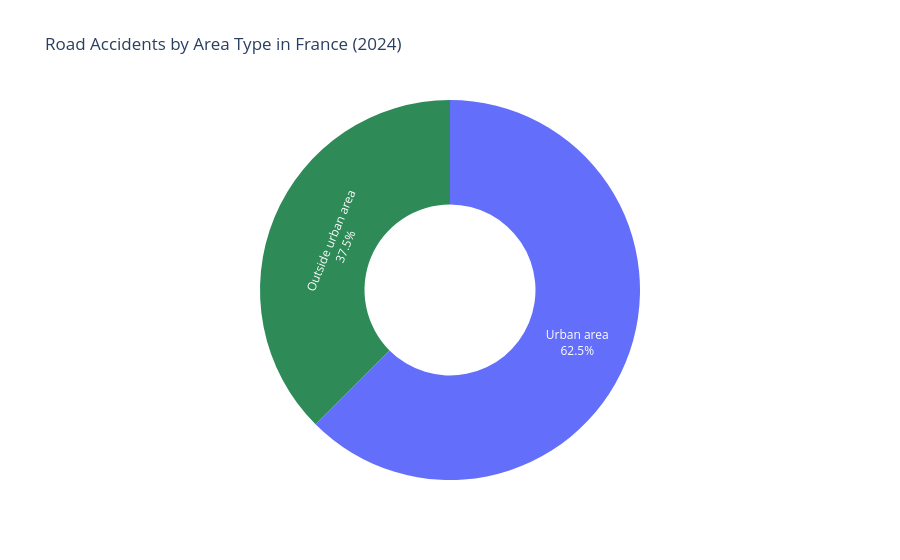

Notebook source saved alongside this figure:
### Code cell
fig = px.pie(
    area_accidents,
    names="area_type",
    values="Accidents",
    hole=0.45,
    title="Road Accidents by Area Type in France (2024)",
    color="area_type",
    color_discrete_map={
        "Urban area": "#636EFA",
        "Outside urban area": "#2E8B57"
    }
)

fig.update_traces(
    textinfo="percent+label",
    hovertemplate="%{label}<br>Accidents: %{value:,}<br>Share: %{percent}<extra></extra>"
)

fig.update_layout(
    template="plotly_white",
    showlegend=False
)

fig.show()

### Figure 1 — Plotly figure (JSON) as saved in the notebook; plotly's stock layout.template omitted (floating-point values rounded to 4 significant figures)
{"data": [{"customdata": [["Urban area"], ["Outside urban area"]], "domain": {"x": [0, 1], "y": [0, 1]}, "hole": 0.45, "hovertemplate": "%{label}<br>Accidents: %{value:,}<br>Share: %{percent}<extra></extra>", "labels": ["Urban area", "Outside urban area"], "legendgroup": "", "marker": {"colors": ["#636EFA", "#2E8B57"]}, "name": "", "showlegend": true, "textinfo": "percent+label", "type": "pie", "values": [34010, 20392]}], "layout": {"legend": {"tracegroupgap": 0}, "showlegend": false, "title": {"text": "Road Accidents by Area Type in France (2024)"}}}
